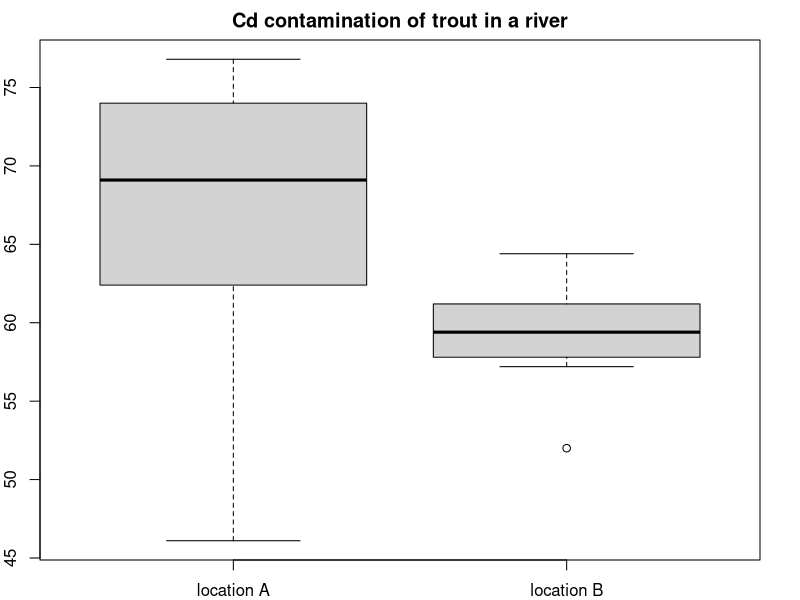
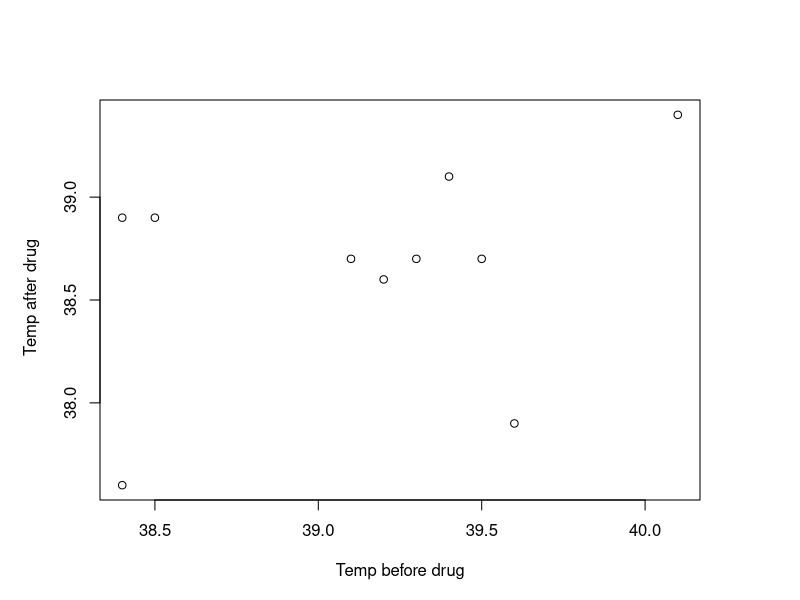
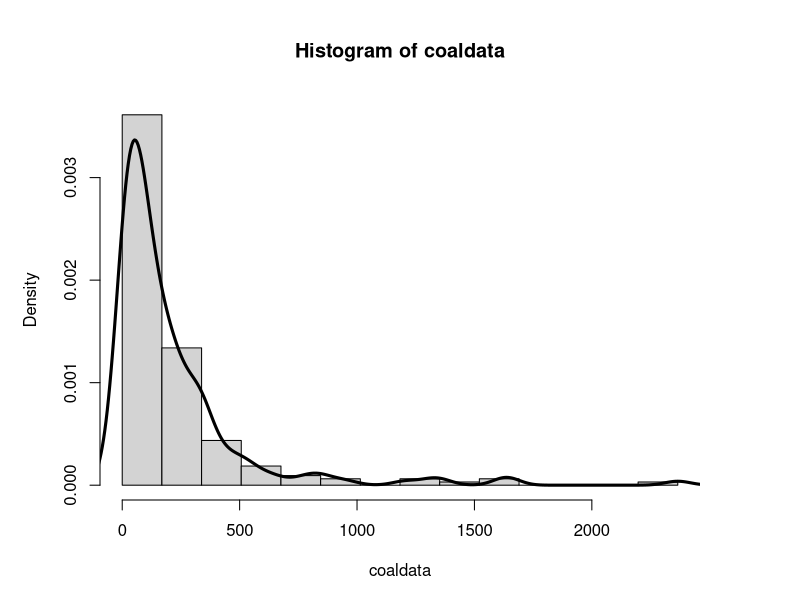

Source code (R) for these figures, in order:
##### Stochastic Methods for Material Science Programming Project 1 #####
### by Omkar Kolekar 

###############################################################################################################################################################
## Task 1 ##
#location A and locationB -> Vectors of values Cd content (in mg/g fresh wgt)
locationA = c(76.8,72.3,74.0,73.2,46.1,76.5,61.9,62.4,65.9,62.4)
locationB = c(64.4,60.0,59.4,61.2,52.0,58.1,62.0,57.8,57.2)
par(mar=c(2,2,2,2)) # Without this command the box plot was not working.
#It showed the error Figure margin too large.
#You can turn it off if this causes a problem in your code

#Answer 1.a) Draw Box plot
names = c("location A", "location B") #names vector for box plot X axis value 
boxplot(locationA,locationB,main="Cd contamination of trout in a river",ylab="mg/g fresh weight",names=names) 
#Observations from the boxplot are as follows
# 1) At locationA we see median is slightly closer to Q3 indicating a slightly left skewed distribution
# 2) At locationB we see outliners and quite possible a perfect normal distribution as median appears to be at center

#Answer 1.b) Testing for Normality Of DATA
shapiro.test(locationA)
shapiro.test(locationB)
#In the above shapiro test the P value of both the test is above alpha/2 = 0.025.
# Pvalue of locationA = 0.095
# Pvalue of locationB = 0.7679
#Hence we do not reject the assumption that Cd contents measured at both locations can be regarded as realizations of a normally distributed random variable.

#Answer 1.c)  F test to compare two variances
var.test(locationA,locationB)
#Since P value = 0.01022 is below our alpha = 0.025 we reject the assumption that the variances are equal

#Answer 1.d)  Welch Two Sample t-test
t.test(locationA,locationB,var.equal = FALSE)
#mean at locationA = 67.15000
#mean at locationB = 59.12222
#From the above, we clearly say that the expected value of Cd content at A is far greater that that of the B.


###############################################################################################################################################################
## TASK 2 ##
#before and after -> Vectors of values The measured temperatures before and 3 hours after taking a drug can be found for ten
#different patients in the following table:
before = c(38.4,39.6,39.4,40.1,39.2,38.5,39.3,39.1,38.4,39.5)
after =c(37.6,37.9,39.1,39.4,38.6,38.9,38.7,38.7,38.9,38.7)

#Answer 1.a) sample situation
#Since the data here after and before taking the drug, was taken from an individual its a paired sample situation
#The 1st before and after value corresponds to 1st individual.. the second corresponds to second and so on
#Hence paired sample

#Answer 1.b) scatter plot of the data
par(mar=c(5,5,5,5))
plot(before,after,xlab="Temp before drug", ylab=" Temp after drug")
# The scatter plot shows that there could be a linear relation between the Temperature before and after taking the drug

#Answer 1.c) Correlation Estimation between the temperature values before and after taking the drug.
cor(before,after)
# A correlation value of 0.348 which is less than 1 but more than 0 shows that there is a weak positive linear relation between two data set.

#Answer 1.d) Test for level α = 0.05 if the correlation is significant
cor.test(before,after)
#Pearson's product-moment correlation best used when results have already been plotted on a scatter graph
#and there is an indication of a linear relationship between the two factors.
#As here it can be said that there is a weak linear relation between the two data set, 
#hence we have used the Pearson's Test.
#And a correlation value of 0.3485987 indicates not a very significant correlation


##########################################################################################################################################################
## TASK 3 ##

#Answer 1.a) Loading the data in coaldata.
coaldata = scan("coal_data.txt")
n = length(coaldata) #the number of observations taken into consideration
L = max ( coaldata  ) - min ( coaldata  )
b = seq ( min ( coaldata  ), max ( coaldata  ), L/14)
hist ( coaldata  , breaks = b,freq=0)
lines ( density ( coaldata ),lwd =3)
#The histogram shows an exponential distribution. As this distribution is based on time intervals between events.

#Answer 1.b) Confidence interval for the mean value of days between two disasters for confidence
#level of 95%.

# estimation of the mean for coaldata
mu_coaldata = mean(coaldata)

# estimation of the variance
var_coaldata = var(coaldata)

# estimation of the standard deviation of the coaldata
sd_coaldata = sd(coaldata)

# Calculating half width of confidence interval using quantile
# of the t-distribution by qt
alpha = 0.05 #confidence level
del = sd_coaldata/sqrt(n)*qt(1-0.5*alpha,n-1)
#half width of the data is equal to 44.87

#lower and the upper limit of the confidence level
LL = mu_coaldata - del
UL = mu_coaldata + del
#Upper limit of the confidence level = 258.29
#Lower limit of the confidence level = 168.55
